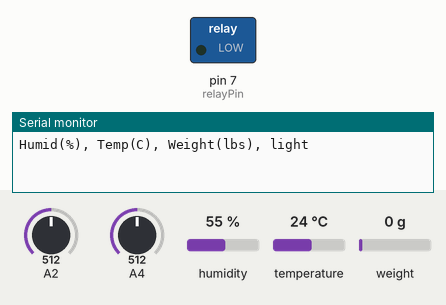
This sketch was run on a simulated Arduino Uno, built with avr-gcc and run on an emulated ATmega328P. On the bench: switched loads named in the sketch (green lamp = pin HIGH), the last lines printed to the serial monitor. The test bench sets the inputs (shaded band); at power-on: A2 = 512, A4 = 512, humidity 55 %, temperature 24 °C, weight on the scale 0 g.

Above: at 0.1 s.
At 1.3 s:
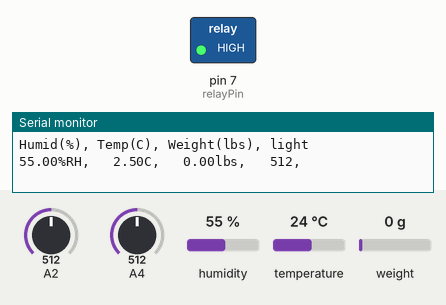
Timing chart, 0 to 2.8 s (numbered marks = the images above):
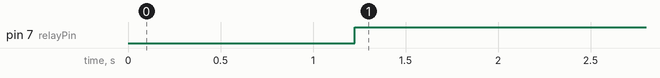

Measured:
- by itself, pin 7 (relayPin): LOW → HIGH at 1.2 s

The sketch:

sketch_sep13a.ino
```cpp
#include <dht.h>
#include "HX711.h"
dht DHT22;

#define dPIN 5
#define calibration_factor -7050.0
#define DOUT 3
#define CLK 2

HX711 scale(DOUT, CLK);

int relayPin=7;


void setup() {
 Serial.begin(9600);
 Serial.println("Humid(%), Temp(C), Weight(lbs), light");
 scale.set_scale(2500.f);
 scale.tare();
 pinMode(relayPin, OUTPUT);

}

void loop() {

  long val=analogRead(4);
  float temp=val*5.0/1024;
  int chk=DHT22.read11(dPIN);
  long lt=analogRead(A2);
  Serial.print(DHT22.humidity);
  Serial.print("%RH");
  Serial.print(",   ");
  Serial.print(temp);
  Serial.print("C");
  Serial.print(",   ");
  Serial.print(scale.get_units());
  Serial.print("lbs");
  Serial.print(",   ");
  Serial.print(lt);
  Serial.print(",   ");
  Serial.println();

  if( lt>450 && temp<0 && scale.get_units()>1 || scale.get_units()<-1 ){
    digitalWrite(7, HIGH);
  }else{
    digitalWrite(7, LOW);
  }
  if( lt>450 && DHT22.humidity>1 ){
    digitalWrite(7, HIGH);
  }else{
    digitalWrite(7, LOW);
  }
  delay(6000);

}
```
